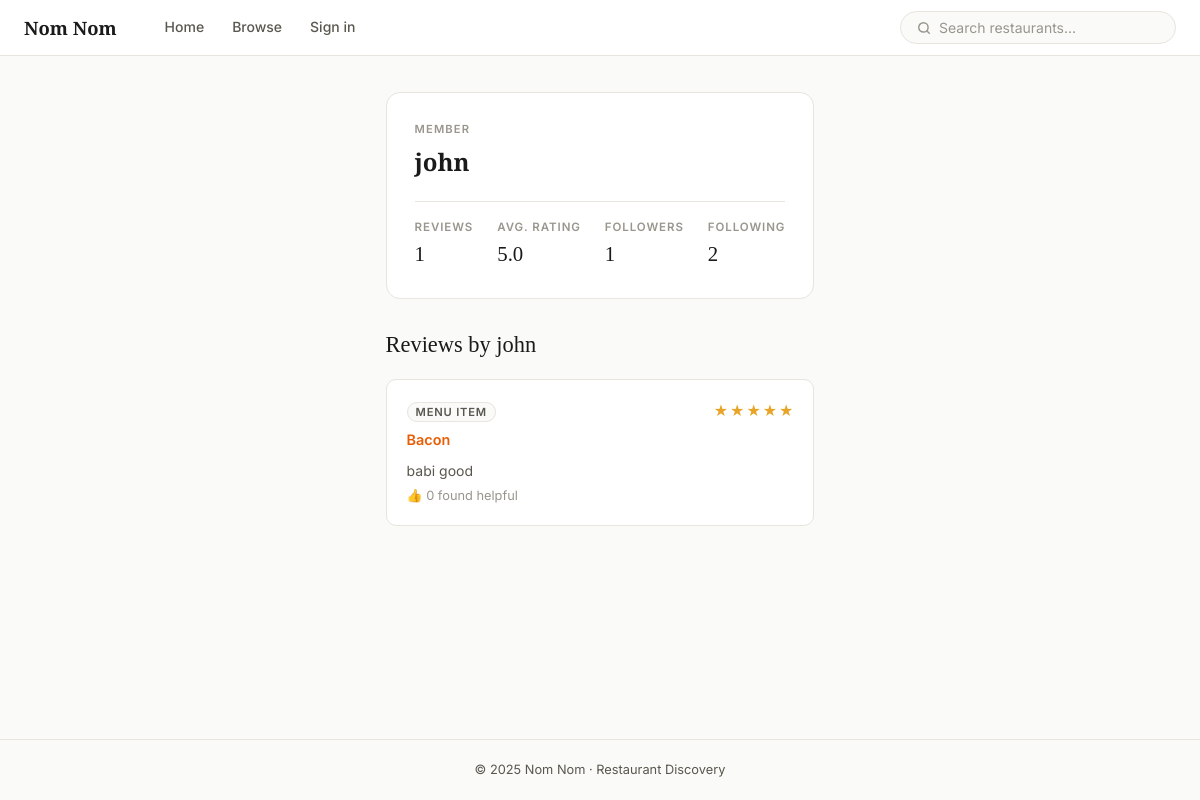
The page /user/john on the database as committed earlier.
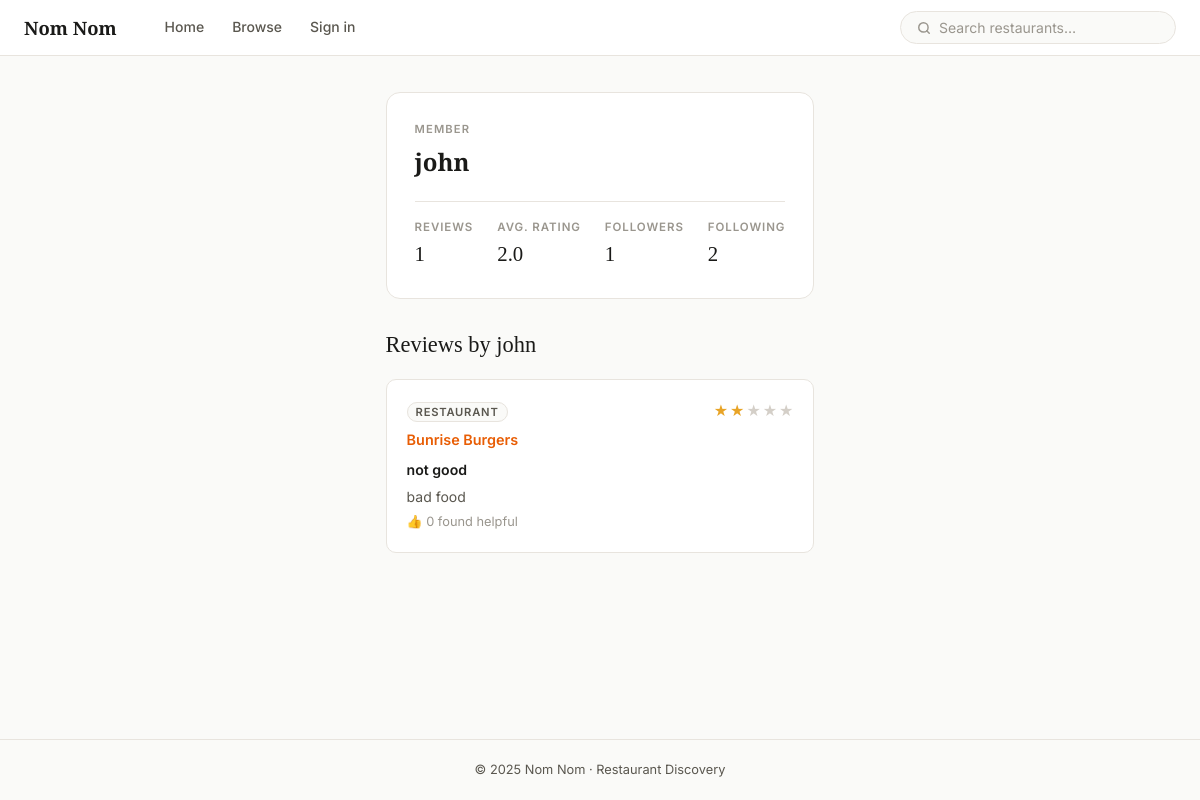
The same page on the database as committed later.
### tables this page shows
CREATE TABLE users (
    user_id INTEGER PRIMARY KEY AUTOINCREMENT,
    username TEXT NOT NULL UNIQUE,
    email TEXT NOT NULL UNIQUE,
    password_hash TEXT NOT NULL
);

CREATE TABLE menu_item_reviews (
    review_id INTEGER PRIMARY KEY AUTOINCREMENT,
    item_id INTEGER NOT NULL,
    user_id INTEGER NOT NULL,
    rating INTEGER NOT NULL CHECK(rating BETWEEN 1 AND 5),
    content TEXT,
    upvotes INTEGER DEFAULT 0,
    UNIQUE (user_id, item_id),
    FOREIGN KEY (item_id)  REFERENCES menu_items(item_id),
    FOREIGN KEY (user_id)  REFERENCES users(user_id) ON DELETE CASCADE
);

CREATE TABLE menu_items (
    item_id INTEGER PRIMARY KEY AUTOINCREMENT,
    restaurant_id INTEGER NOT NULL,
    menu_category_id INTEGER,
    name TEXT NOT NULL,
    description TEXT,
    price REAL,
    avg_rating REAL DEFAULT 0.00,
    total_reviews INTEGER DEFAULT 0,
    FOREIGN KEY (restaurant_id) REFERENCES restaurants(restaurant_id),
    FOREIGN KEY (menu_category_id) REFERENCES menu_categories(menu_category_id)
);

CREATE TABLE restaurant_reviews (
    review_id INTEGER PRIMARY KEY AUTOINCREMENT,
    restaurant_id INTEGER NOT NULL,
    user_id INTEGER NOT NULL,
    rating INTEGER NOT NULL CHECK(rating BETWEEN 1 AND 5),
    title TEXT,
    content TEXT,
    upvotes INTEGER DEFAULT 0,
    UNIQUE (user_id, restaurant_id),
    FOREIGN KEY (restaurant_id) REFERENCES restaurants(restaurant_id),
    FOREIGN KEY (user_id) REFERENCES users(user_id) ON DELETE CASCADE
);

CREATE TABLE restaurants (
    restaurant_id INTEGER PRIMARY KEY AUTOINCREMENT,
    name TEXT NOT NULL,
    category_id INTEGER,
    price_range TEXT,
    full_address TEXT,
    city TEXT,
    state TEXT,
    latitude REAL,
    longitude REAL,
    avg_rating REAL DEFAULT 0.00,
    total_reviews INTEGER DEFAULT 0,
    FOREIGN KEY (category_id) REFERENCES categories(category_id)
);

### web/app.py (the view)
@app.route("/user/<username>")
def public_profile(username):
    if current_user() and current_user()["username"] == username:
        return redirect(url_for("profile"))
    profile_data = db.get_public_profile(username)
    if not profile_data:
        flash("User not found.", "error")
        return redirect(url_for("home"))
    is_following = False
    follow_counts = db.get_follow_counts(profile_data["user_id"])
    followers = db.get_followers(profile_data["user_id"])
    following = db.get_following(profile_data["user_id"])
    if current_user():
        is_following = db.is_following(current_user()["user_id"], profile_data["user_id"])
    return render_template(
        "public_profile.html",
        profile=profile_data,
        is_following=is_following,
        counts=follow_counts,
        followers=followers,
        following=following,
    )

### sqlQueries.py (called while the page is built)
def get_connection() -> sqlite3.Connection:
    conn = sqlite3.connect(DB_PATH)
    conn.row_factory = sqlite3.Row
    conn.execute("PRAGMA journal_mode = WAL")
    conn.execute("PRAGMA foreign_keys = ON")
    return conn

def get_followers(user_id: int) -> list[dict]:
    with get_connection() as conn:
        rows = conn.execute("""
            SELECT u.user_id, u.username
            FROM follows f
            JOIN users u ON u.user_id = f.follower_id
            WHERE f.followee_id = ?
            ORDER BY u.username
        """, (user_id,)).fetchall()
    return [dict(r) for r in rows]

def get_following(user_id: int) -> list[dict]:
    with get_connection() as conn:
        rows = conn.execute("""
            SELECT u.user_id, u.username
            FROM follows f
            JOIN users u ON u.user_id = f.followee_id
            WHERE f.follower_id = ?
            ORDER BY u.username
        """, (user_id,)).fetchall()
    return [dict(r) for r in rows]

def get_follow_counts(user_id: int) -> dict:
    with get_connection() as conn:
        followers = conn.execute(
            "SELECT COUNT(*) FROM follows WHERE followee_id=?", (user_id,)
        ).fetchone()[0]
        following = conn.execute(
            "SELECT COUNT(*) FROM follows WHERE follower_id=?", (user_id,)
        ).fetchone()[0]
    return {"followers": followers, "following": following}

### web/app.py (called while the page is built)
def current_user():
    return session.get("user")

@app.context_processor
def inject_user():
    return {"user": current_user()}

### web/templates/public_profile.html (shortened to what this page needs)
{% extends "base.html" %}
{% block content %}
<div class="profile-layout">
  <div id="profile-header">
    <div>
      <p class="eyebrow">Member</p>
      <div class="profile-name">{{ profile.username }}</div>
    </div>
    <div class="profile-stats">
      <div>
        <div class="profile-stat-label">Reviews</div>
        <div class="profile-stat-value">{{ profile.reviews|length }}</div>
      </div>
      <div>
        <div class="profile-stat-label">Avg. rating</div>
        <div class="profile-stat-value">{{ profile.avg_rating or '—' }}</div>
      </div>
      <div>
        <div class="profile-stat-btn" onclick="toggleModal('followers-modal')">
          <div class="profile-stat-label">Followers</div>
          <div class="profile-stat-value">{{ counts.followers }}</div>
        </div>
      </div>
      <div>
        <div class="profile-stat-btn" onclick="toggleModal('following-modal')">
          <div class="profile-stat-label">Following</div>
          <div class="profile-stat-value">{{ counts.following }}</div>
        </div>
      </div>
    </div>
  </div>
  <div id="reviews_container">
    <h2>Reviews by {{ profile.username }}</h2>
    {% if profile.reviews %}
      {% for review in profile.reviews %}
        <div class="review">
          <div class="review__header">
            <div>
              <span class="review__type">{{ review.review_type|replace('_',' ')|title }}</span>
              <div class="review__subject">
                <a href="{{ url_for('restaurant', rid=review.restaurant_id) }}" class="subject-link">
                  {{ review.subject }}
                </a>
              </div>
            </div>
            <div class="stars">
              {% for i in range(1,6) %}
                <span class="stars_icon {% if i <= review.rating %}filled{% endif %}">★</span>
              {% endfor %}
            </div>
          </div>
          {% if review.title %}
            <div class="review__title">{{ review.title }}</div>
          {% endif %}
          {% if review.content %}
            <p class="review__content">{{ review.content }}</p>
          {% endif %}
          <div class="review__meta">
            <span class="text-muted" style="font-size:.8rem">👍 {{ review.upvotes }} found helpful</span>
          </div>
        </div>
      {% endfor %}
    {% else %}
      <div class="empty-state">{{ profile.username }} hasn't written any reviews yet.</div>
    {% endif %}
  </div>
</div>
{% endblock %}

### web/templates/base.html (shortened to what this page needs)
<!DOCTYPE html>
<html lang="en">
<head>
  <link rel="stylesheet" href="{{ url_for('static', filename='styles.css') }}">
</head>
<body>
<nav class="navbar">
  <a href="{{ url_for('home') }}" class="navbar__brand">Nom Nom</a>
  <div class="nav_links">
    <a href="{{ url_for('home') }}">Home</a>
    <a href="{{ url_for('browse') }}">Browse</a>
    {% if user %}
      <a href="{{ url_for('profile') }}">Profile</a>
      <a href="{{ url_for('logout') }}">Log out</a>
    {% else %}
      <a href="{{ url_for('auth') }}">Sign in</a>
    {% endif %}
  </div>
  <form class="navbar__search" action="{{ url_for('browse') }}" method="GET">
    <svg width="14" height="14" viewBox="0 0 24 24" fill="none" stroke="currentColor" stroke-width="2.5" stroke-linecap="round" stroke-linejoin="round" aria-hidden="true"><circle cx="11" cy="11" r="8"/><line x1="21" y1="21" x2="16.65" y2="16.65"/></svg>
    <input type="text" name="q" placeholder="Search restaurants…">
  </form>
</nav>
{% block content %}{% endblock %}
<footer>
  <p>&copy; {{ 2025 }} Nom Nom · Restaurant Discovery</p>
</footer>
</body>
</html>

Rows that differ between the two databases and show on the page:
removed menu_item_reviews: review_type "MENU ITEM", subject "Bacon", content "babi good", upvotes "0"
added restaurant_reviews: review_type "RESTAURANT", subject "Bunrise Burgers", title "not good", content "bad food", upvotes "0"
Other text that changed with them:
{{ profile.avg_rating or '—' }}: "5.0" → "2.0"
